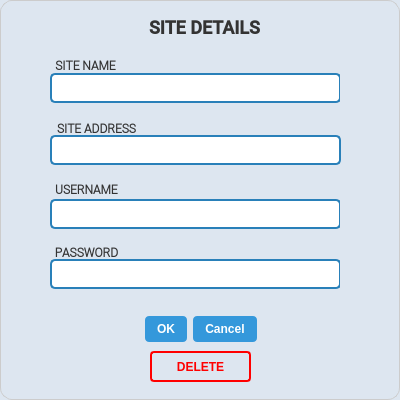
<?xml version="1.0" encoding="UTF-8"?>
<ui version="4.0">
 <class>SiteDetailsWIndow</class>
 <widget class="QDialog" name="SiteDetailsWIndow">
  <property name="geometry">
   <rect>
    <x>0</x>
    <y>0</y>
    <width>400</width>
    <height>400</height>
   </rect>
  </property>
  <property name="minimumSize">
   <size>
    <width>400</width>
    <height>400</height>
   </size>
  </property>
  <property name="maximumSize">
   <size>
    <width>400</width>
    <height>400</height>
   </size>
  </property>
  <property name="windowTitle">
   <string>Site Details</string>
  </property>
  <property name="windowIcon">
   <iconset>
    <normaloff>Assests/iconslock.png</normaloff>Assests/iconslock.png</iconset>
  </property>
  <property name="styleSheet">
   <string notr="true">QDialog {
    background-color: #dde6f0;  /* soft white */
    border: 1px solid #ccc;
    border-radius: 12px;
}

QLabel {
    font-size: 18px;
    font-weight: bold;
    color: #333;
}

QLineEdit {
    background-color: #ffffff;
    color: #000000;
    border: 2px solid #cccccc;
    border-radius: 6px;
    padding: 6px;
    font-size: 15px;
}

QLineEdit:focus {
    border: 2px solid #007acc;  /* blue focus glow */
    background-color: #f5faff;
}

QPushButton {
    background-color: #007acc;
    color: #ffffff;
    font-weight: bold;
    border: none;
    border-radius: 6px;
    padding: 6px 14px;
}

QPushButton:hover {
    background-color: #3399ff;
}

QPushButton:pressed {
    background-color: #006bb3;
}
</string>
  </property>
  <widget class="QLabel" name="SiteDetails">
   <property name="geometry">
    <rect>
     <x>9</x>
     <y>15</y>
     <width>391</width>
     <height>25</height>
    </rect>
   </property>
   <property name="font">
    <font>
     <family>Roboto Medium</family>
     <pointsize>-1</pointsize>
     <bold>true</bold>
    </font>
   </property>
   <property name="text">
    <string>SITE DETAILS</string>
   </property>
   <property name="alignment">
    <set>Qt::AlignCenter</set>
   </property>
  </widget>
  <widget class="QLineEdit" name="SiteName_entry">
   <property name="geometry">
    <rect>
     <x>50</x>
     <y>73</y>
     <width>291</width>
     <height>30</height>
    </rect>
   </property>
   <property name="styleSheet">
    <string notr="true">QLineEdit {
    border: 2px solid #2980b9;
    border-radius: 5px;
    padding: 5px;
    font-size: 10px;
}
QLineEdit:focus {
    border: 2px solid #3498db;
}
</string>
   </property>
   <property name="echoMode">
    <enum>QLineEdit::Normal</enum>
   </property>
  </widget>
  <widget class="QDialogButtonBox" name="ok_cancel">
   <property name="geometry">
    <rect>
     <x>0</x>
     <y>315</y>
     <width>401</width>
     <height>28</height>
    </rect>
   </property>
   <property name="mouseTracking">
    <bool>false</bool>
   </property>
   <property name="styleSheet">
    <string notr="true">QPushButton {
    background-color: #3498db;
    color: white;
    padding: 6px 12px;
    border: none;
    border-radius: 4px;
    font-weight: bold;
}
QPushButton:hover {
    background-color: #2980b9;
}
QPushButton:pressed {
    background-color: #1c5980;
}
</string>
   </property>
   <property name="standardButtons">
    <set>QDialogButtonBox::Cancel|QDialogButtonBox::Ok</set>
   </property>
   <property name="centerButtons">
    <bool>true</bool>
   </property>
  </widget>
  <widget class="QLabel" name="SiteIcon">
   <property name="geometry">
    <rect>
     <x>90</x>
     <y>10</y>
     <width>41</width>
     <height>41</height>
    </rect>
   </property>
   <property name="maximumSize">
    <size>
     <width>48</width>
     <height>48</height>
    </size>
   </property>
   <property name="font">
    <font>
     <pointsize>-1</pointsize>
     <bold>true</bold>
    </font>
   </property>
   <property name="text">
    <string/>
   </property>
   <property name="pixmap">
    <pixmap>Assests/www.png</pixmap>
   </property>
   <property name="scaledContents">
    <bool>true</bool>
   </property>
   <property name="alignment">
    <set>Qt::AlignCenter</set>
   </property>
  </widget>
  <widget class="QLabel" name="SiteName">
   <property name="geometry">
    <rect>
     <x>10</x>
     <y>55</y>
     <width>151</width>
     <height>20</height>
    </rect>
   </property>
   <property name="sizePolicy">
    <sizepolicy hsizetype="Expanding" vsizetype="Expanding">
     <horstretch>0</horstretch>
     <verstretch>0</verstretch>
    </sizepolicy>
   </property>
   <property name="font">
    <font>
     <family>Roboto Light</family>
     <pointsize>-1</pointsize>
     <bold>true</bold>
     <kerning>false</kerning>
    </font>
   </property>
   <property name="styleSheet">
    <string notr="true">QLabel {
    font-size: 12px;
}</string>
   </property>
   <property name="text">
    <string>SITE NAME</string>
   </property>
   <property name="scaledContents">
    <bool>true</bool>
   </property>
   <property name="alignment">
    <set>Qt::AlignCenter</set>
   </property>
  </widget>
  <widget class="QLabel" name="SiteURL">
   <property name="geometry">
    <rect>
     <x>21</x>
     <y>118</y>
     <width>151</width>
     <height>20</height>
    </rect>
   </property>
   <property name="sizePolicy">
    <sizepolicy hsizetype="Expanding" vsizetype="Expanding">
     <horstretch>0</horstretch>
     <verstretch>0</verstretch>
    </sizepolicy>
   </property>
   <property name="font">
    <font>
     <family>Roboto Light</family>
     <pointsize>-1</pointsize>
     <bold>true</bold>
     <kerning>false</kerning>
    </font>
   </property>
   <property name="styleSheet">
    <string notr="true">QLabel {
    font-size: 12px;
}</string>
   </property>
   <property name="text">
    <string>SITE ADDRESS</string>
   </property>
   <property name="scaledContents">
    <bool>true</bool>
   </property>
   <property name="alignment">
    <set>Qt::AlignCenter</set>
   </property>
  </widget>
  <widget class="QLabel" name="Password">
   <property name="geometry">
    <rect>
     <x>11</x>
     <y>242</y>
     <width>151</width>
     <height>20</height>
    </rect>
   </property>
   <property name="sizePolicy">
    <sizepolicy hsizetype="Expanding" vsizetype="Expanding">
     <horstretch>0</horstretch>
     <verstretch>0</verstretch>
    </sizepolicy>
   </property>
   <property name="font">
    <font>
     <family>Roboto Light</family>
     <pointsize>-1</pointsize>
     <bold>true</bold>
     <kerning>false</kerning>
    </font>
   </property>
   <property name="styleSheet">
    <string notr="true">QLabel {
    font-size: 12px;
}</string>
   </property>
   <property name="text">
    <string>PASSWORD</string>
   </property>
   <property name="scaledContents">
    <bool>true</bool>
   </property>
   <property name="alignment">
    <set>Qt::AlignCenter</set>
   </property>
  </widget>
  <widget class="QLabel" name="Username">
   <property name="geometry">
    <rect>
     <x>11</x>
     <y>179</y>
     <width>151</width>
     <height>20</height>
    </rect>
   </property>
   <property name="sizePolicy">
    <sizepolicy hsizetype="Expanding" vsizetype="Expanding">
     <horstretch>0</horstretch>
     <verstretch>0</verstretch>
    </sizepolicy>
   </property>
   <property name="font">
    <font>
     <family>Roboto Light</family>
     <pointsize>-1</pointsize>
     <bold>true</bold>
     <kerning>false</kerning>
    </font>
   </property>
   <property name="styleSheet">
    <string notr="true">QLabel {
    font-size: 12px;
}</string>
   </property>
   <property name="text">
    <string>USERNAME</string>
   </property>
   <property name="scaledContents">
    <bool>true</bool>
   </property>
   <property name="alignment">
    <set>Qt::AlignCenter</set>
   </property>
  </widget>
  <widget class="QPushButton" name="CopySiteName">
   <property name="geometry">
    <rect>
     <x>340</x>
     <y>66</y>
     <width>41</width>
     <height>41</height>
    </rect>
   </property>
   <property name="cursor">
    <cursorShape>PointingHandCursor</cursorShape>
   </property>
   <property name="toolTip">
    <string>&lt;html&gt;&lt;head/&gt;&lt;body&gt;&lt;p&gt;Copy&lt;/p&gt;&lt;/body&gt;&lt;/html&gt;</string>
   </property>
   <property name="toolTipDuration">
    <number>-1</number>
   </property>
   <property name="styleSheet">
    <string notr="true">QPushButton {
    background-color: #dde6f0;  /* Replace with your desired color */
    color: white;               /* Text color */
    border-radius: 5px;         /* Optional: rounded corners */
    padding: 5px;               /* Optional: spacing inside button */
}</string>
   </property>
   <property name="text">
    <string/>
   </property>
   <property name="icon">
    <iconset>
     <normaloff>Assests/copy.png</normaloff>Assests/copy.png</iconset>
   </property>
   <property name="iconSize">
    <size>
     <width>30</width>
     <height>30</height>
    </size>
   </property>
  </widget>
  <widget class="QPushButton" name="CopySiteURL">
   <property name="geometry">
    <rect>
     <x>340</x>
     <y>128</y>
     <width>41</width>
     <height>41</height>
    </rect>
   </property>
   <property name="cursor">
    <cursorShape>PointingHandCursor</cursorShape>
   </property>
   <property name="toolTip">
    <string>&lt;html&gt;&lt;head/&gt;&lt;body&gt;&lt;p&gt;Copy&lt;/p&gt;&lt;/body&gt;&lt;/html&gt;</string>
   </property>
   <property name="toolTipDuration">
    <number>-1</number>
   </property>
   <property name="styleSheet">
    <string notr="true">QPushButton {
    background-color: #dde6f0;  /* Replace with your desired color */
    color: white;               /* Text color */
    border-radius: 5px;         /* Optional: rounded corners */
    padding: 5px;               /* Optional: spacing inside button */
}</string>
   </property>
   <property name="text">
    <string/>
   </property>
   <property name="icon">
    <iconset>
     <normaloff>Assests/copy.png</normaloff>Assests/copy.png</iconset>
   </property>
   <property name="iconSize">
    <size>
     <width>30</width>
     <height>30</height>
    </size>
   </property>
  </widget>
  <widget class="QLineEdit" name="SiteURL_entry">
   <property name="geometry">
    <rect>
     <x>50</x>
     <y>135</y>
     <width>291</width>
     <height>30</height>
    </rect>
   </property>
   <property name="styleSheet">
    <string notr="true">QLineEdit {
    border: 2px solid #2980b9;
    border-radius: 5px;
    padding: 5px;
    font-size: 10px;
}
QLineEdit:focus {
    border: 2px solid #3498db;
}
</string>
   </property>
   <property name="echoMode">
    <enum>QLineEdit::Normal</enum>
   </property>
  </widget>
  <widget class="QLineEdit" name="UsernameEntry">
   <property name="geometry">
    <rect>
     <x>50</x>
     <y>199</y>
     <width>291</width>
     <height>30</height>
    </rect>
   </property>
   <property name="styleSheet">
    <string notr="true">QLineEdit {
    border: 2px solid #2980b9;
    border-radius: 5px;
    padding: 5px;
    font-size: 10px;
}
QLineEdit:focus {
    border: 2px solid #3498db;
}
</string>
   </property>
   <property name="echoMode">
    <enum>QLineEdit::Normal</enum>
   </property>
  </widget>
  <widget class="QPushButton" name="CopyUsername">
   <property name="geometry">
    <rect>
     <x>340</x>
     <y>192</y>
     <width>41</width>
     <height>41</height>
    </rect>
   </property>
   <property name="cursor">
    <cursorShape>PointingHandCursor</cursorShape>
   </property>
   <property name="toolTip">
    <string>&lt;html&gt;&lt;head/&gt;&lt;body&gt;&lt;p&gt;Copy&lt;/p&gt;&lt;/body&gt;&lt;/html&gt;</string>
   </property>
   <property name="toolTipDuration">
    <number>-1</number>
   </property>
   <property name="styleSheet">
    <string notr="true">QPushButton {
    background-color: #dde6f0;  /* Replace with your desired color */
    color: white;               /* Text color */
    border-radius: 5px;         /* Optional: rounded corners */
    padding: 5px;               /* Optional: spacing inside button */
}</string>
   </property>
   <property name="text">
    <string/>
   </property>
   <property name="icon">
    <iconset>
     <normaloff>Assests/copy.png</normaloff>Assests/copy.png</iconset>
   </property>
   <property name="iconSize">
    <size>
     <width>30</width>
     <height>30</height>
    </size>
   </property>
  </widget>
  <widget class="QLineEdit" name="PasswordEntry">
   <property name="geometry">
    <rect>
     <x>50</x>
     <y>259</y>
     <width>291</width>
     <height>30</height>
    </rect>
   </property>
   <property name="styleSheet">
    <string notr="true">QLineEdit {
    border: 2px solid #2980b9;
    border-radius: 5px;
    padding: 5px;
    font-size: 10px;
}
QLineEdit:focus {
    border: 2px solid #3498db;
}
</string>
   </property>
   <property name="echoMode">
    <enum>QLineEdit::Password</enum>
   </property>
  </widget>
  <widget class="QPushButton" name="CopyPassword">
   <property name="geometry">
    <rect>
     <x>340</x>
     <y>252</y>
     <width>41</width>
     <height>41</height>
    </rect>
   </property>
   <property name="cursor">
    <cursorShape>PointingHandCursor</cursorShape>
   </property>
   <property name="toolTip">
    <string>&lt;html&gt;&lt;head/&gt;&lt;body&gt;&lt;p&gt;Copy&lt;/p&gt;&lt;/body&gt;&lt;/html&gt;</string>
   </property>
   <property name="toolTipDuration">
    <number>-1</number>
   </property>
   <property name="styleSheet">
    <string notr="true">QPushButton {
    background-color: #dde6f0;  /* Replace with your desired color */
    color: white;               /* Text color */
    border-radius: 5px;         /* Optional: rounded corners */
    padding: 5px;               /* Optional: spacing inside button */
}</string>
   </property>
   <property name="text">
    <string/>
   </property>
   <property name="icon">
    <iconset>
     <normaloff>Assests/copy.png</normaloff>Assests/copy.png</iconset>
   </property>
   <property name="iconSize">
    <size>
     <width>30</width>
     <height>30</height>
    </size>
   </property>
  </widget>
  <widget class="QPushButton" name="EditPassword">
   <property name="geometry">
    <rect>
     <x>314</x>
     <y>262</y>
     <width>21</width>
     <height>21</height>
    </rect>
   </property>
   <property name="cursor">
    <cursorShape>PointingHandCursor</cursorShape>
   </property>
   <property name="toolTip">
    <string>&lt;html&gt;&lt;head/&gt;&lt;body&gt;&lt;p&gt;Edit Entry&lt;/p&gt;&lt;/body&gt;&lt;/html&gt;</string>
   </property>
   <property name="toolTipDuration">
    <number>-1</number>
   </property>
   <property name="styleSheet">
    <string notr="true">QPushButton {
    background-color: #FFFFFF;  /* Replace with your desired color */
    color: white;               /* Text color */
    border-radius: 5px;         /* Optional: rounded corners */
    padding: 5px;               /* Optional: spacing inside button */
}</string>
   </property>
   <property name="text">
    <string/>
   </property>
   <property name="icon">
    <iconset>
     <normaloff>Assests/editing.png</normaloff>Assests/editing.png</iconset>
   </property>
   <property name="iconSize">
    <size>
     <width>22</width>
     <height>20</height>
    </size>
   </property>
  </widget>
  <widget class="QPushButton" name="EditUsername">
   <property name="geometry">
    <rect>
     <x>314</x>
     <y>202</y>
     <width>21</width>
     <height>21</height>
    </rect>
   </property>
   <property name="cursor">
    <cursorShape>PointingHandCursor</cursorShape>
   </property>
   <property name="toolTip">
    <string>&lt;html&gt;&lt;head/&gt;&lt;body&gt;&lt;p&gt;Edit Entry&lt;/p&gt;&lt;/body&gt;&lt;/html&gt;</string>
   </property>
   <property name="toolTipDuration">
    <number>-1</number>
   </property>
   <property name="styleSheet">
    <string notr="true">QPushButton {
    background-color: #FFFFFF;  /* Replace with your desired color */
    color: white;               /* Text color */
    border-radius: 5px;         /* Optional: rounded corners */
    padding: 5px;               /* Optional: spacing inside button */
}</string>
   </property>
   <property name="text">
    <string/>
   </property>
   <property name="icon">
    <iconset>
     <normaloff>Assests/editing.png</normaloff>Assests/editing.png</iconset>
   </property>
   <property name="iconSize">
    <size>
     <width>22</width>
     <height>20</height>
    </size>
   </property>
  </widget>
  <widget class="QPushButton" name="EditURL">
   <property name="geometry">
    <rect>
     <x>314</x>
     <y>138</y>
     <width>21</width>
     <height>21</height>
    </rect>
   </property>
   <property name="cursor">
    <cursorShape>PointingHandCursor</cursorShape>
   </property>
   <property name="toolTip">
    <string>&lt;html&gt;&lt;head/&gt;&lt;body&gt;&lt;p&gt;Edit Entry&lt;/p&gt;&lt;/body&gt;&lt;/html&gt;</string>
   </property>
   <property name="toolTipDuration">
    <number>-1</number>
   </property>
   <property name="styleSheet">
    <string notr="true">QPushButton {
    background-color: #FFFFFF;  /* Replace with your desired color */
    color: white;               /* Text color */
    border-radius: 5px;         /* Optional: rounded corners */
    padding: 5px;               /* Optional: spacing inside button */
}</string>
   </property>
   <property name="text">
    <string/>
   </property>
   <property name="icon">
    <iconset>
     <normaloff>Assests/editing.png</normaloff>Assests/editing.png</iconset>
   </property>
   <property name="iconSize">
    <size>
     <width>22</width>
     <height>20</height>
    </size>
   </property>
  </widget>
  <widget class="QPushButton" name="EditSiteName">
   <property name="geometry">
    <rect>
     <x>314</x>
     <y>77</y>
     <width>21</width>
     <height>21</height>
    </rect>
   </property>
   <property name="cursor">
    <cursorShape>PointingHandCursor</cursorShape>
   </property>
   <property name="toolTip">
    <string>&lt;html&gt;&lt;head/&gt;&lt;body&gt;&lt;p&gt;Edit Entry&lt;/p&gt;&lt;/body&gt;&lt;/html&gt;</string>
   </property>
   <property name="toolTipDuration">
    <number>-1</number>
   </property>
   <property name="styleSheet">
    <string notr="true">QPushButton {
    background-color: #FFFFFF;  /* Replace with your desired color */
    color: white;               /* Text color */
    border-radius: 5px;         /* Optional: rounded corners */
    padding: 5px;               /* Optional: spacing inside button */
}</string>
   </property>
   <property name="text">
    <string/>
   </property>
   <property name="icon">
    <iconset>
     <normaloff>Assests/editing.png</normaloff>Assests/editing.png</iconset>
   </property>
   <property name="iconSize">
    <size>
     <width>22</width>
     <height>20</height>
    </size>
   </property>
  </widget>
  <widget class="QPushButton" name="pushButton">
   <property name="geometry">
    <rect>
     <x>150</x>
     <y>351</y>
     <width>101</width>
     <height>31</height>
    </rect>
   </property>
   <property name="styleSheet">
    <string notr="true">QPushButton {
    background-color: transparent;
    color: red;
    padding: 6px 12px;
    border: 2px solid red;
    border-radius: 4px;
    font-weight: bold;
}

QPushButton:hover {
    background-color: #ff4d4d; /* bright red */
    color: white;
}

QPushButton:pressed {
    background-color: #cc0000; /* darker red for press effect */
}
</string>
   </property>
   <property name="text">
    <string>DELETE</string>
   </property>
  </widget>
 </widget>
 <resources/>
 <connections/>
</ui>
